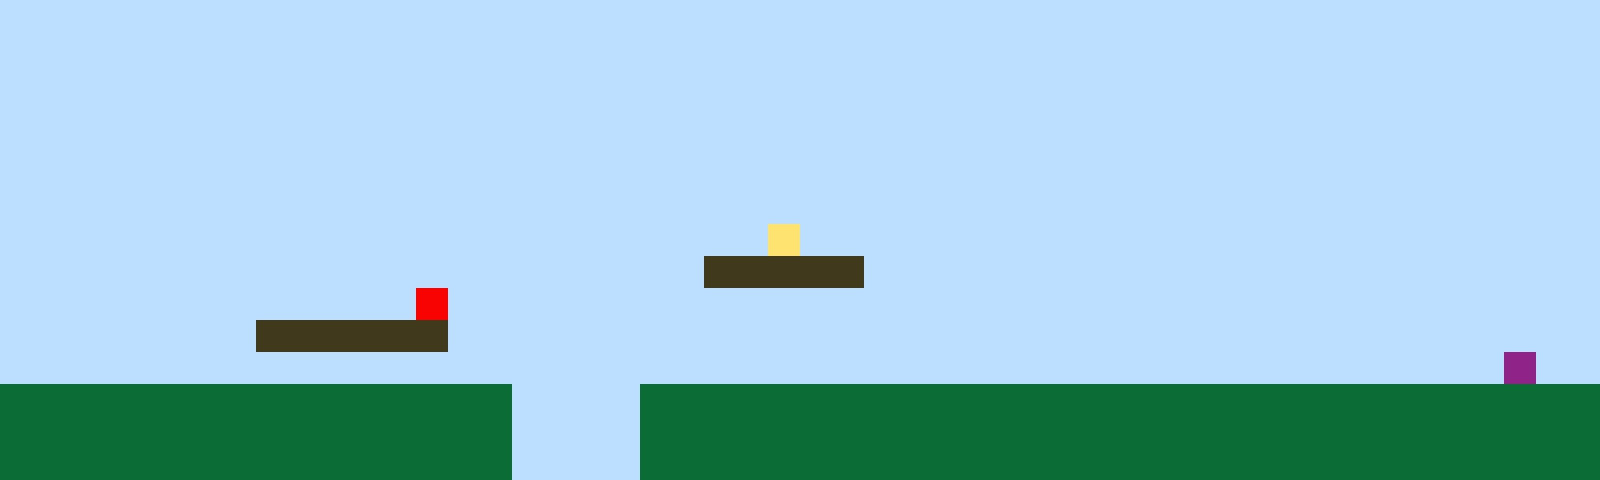

A level layout from a 2D game, rendered from its tile map. Below: a short description, then the map file with its tile-grid data intact:
An orthogonal 50x15 tile map with 32x32 px tiles, 1 tile layer (Tile Layer 1).

<map version="1.10" tiledversion="1.11.2" orientation="orthogonal" renderorder="right-up" width="50" height="15" tilewidth="32" tileheight="32" infinite="0" nextlayerid="2" nextobjectid="1"><editorsettings><export target="map1.csv" format="csv" /></editorsettings><tileset firstgid="1" name="sprites" tilewidth="32" tileheight="32" tilecount="6" columns="3"><image source="sprites.png" width="96" height="64" /></tileset><layer id="1" name="Tile Layer 1" width="50" height="15"><data encoding="csv">1,1,1,1,1,1,1,1,1,1,1,1,1,1,1,1,1,1,1,1,1,1,1,1,1,1,1,1,1,1,1,1,1,1,1,1,1,1,1,1,1,1,1,1,1,1,1,1,1,1,1,1,1,1,1,1,1,1,1,1,1,1,1,1,1,1,1,1,1,1,1,1,1,1,1,1,1,1,1,1,1,1,1,1,1,1,1,1,1,1,1,1,1,1,1,1,1,1,1,1,1,1,1,1,1,1,1,1,1,1,1,1,1,1,1,1,1,1,1,1,1,1,1,1,1,1,1,1,1,1,1,1,1,1,1,1,1,1,1,1,1,1,1,1,1,1,1,1,1,1,1,1,1,1,1,1,1,1,1,1,1,1,1,1,1,1,1,1,1,1,1,1,1,1,1,1,1,1,1,1,1,1,1,1,1,1,1,1,1,1,1,1,1,1,1,1,1,1,1,1,1,1,1,1,1,1,1,1,1,1,1,1,1,1,1,1,1,1,1,1,1,1,1,1,1,1,1,1,1,1,1,1,1,1,1,1,1,1,1,1,1,1,1,1,1,1,1,1,1,1,1,1,1,1,1,1,1,1,1,1,1,1,1,1,1,1,1,1,1,1,1,1,1,1,1,1,1,1,1,1,1,1,1,1,1,1,1,1,1,1,1,1,1,1,1,1,1,1,1,1,1,1,1,1,1,1,1,1,1,1,1,1,1,1,1,1,1,1,1,1,1,1,1,1,1,1,1,1,1,1,1,1,1,1,1,1,1,1,1,1,1,1,1,1,1,1,1,1,1,1,1,1,1,1,1,1,1,1,1,1,1,1,1,1,1,1,1,1,1,1,1,1,1,1,4,1,1,1,1,1,1,1,1,1,1,1,1,1,1,1,1,1,1,1,1,1,1,1,1,1,1,1,1,1,1,1,1,1,1,1,1,1,1,1,1,1,1,1,1,1,1,1,3,3,3,3,3,1,1,1,1,1,1,1,1,1,1,1,1,1,1,1,1,1,1,1,1,1,1,1,1,1,1,1,1,1,1,1,1,1,1,1,1,5,1,1,1,1,1,1,1,1,1,1,1,1,1,1,1,1,1,1,1,1,1,1,1,1,1,1,1,1,1,1,1,1,1,1,1,1,1,1,1,1,1,1,1,1,3,3,3,3,3,3,1,1,1,1,1,1,1,1,1,1,1,1,1,1,1,1,1,1,1,1,1,1,1,1,1,1,1,1,1,1,1,1,1,1,1,1,1,1,1,1,1,1,1,1,1,1,1,1,1,1,1,1,1,1,1,1,1,1,1,1,1,1,1,1,1,1,1,1,1,1,1,1,1,1,1,1,1,1,1,1,1,1,1,6,1,1,2,2,2,2,2,2,2,2,2,2,2,2,2,2,2,2,1,1,1,1,2,2,2,2,2,2,2,2,2,2,2,2,2,2,2,2,2,2,2,2,2,2,2,2,2,2,2,2,2,2,2,2,2,2,2,2,2,2,2,2,2,2,2,2,2,2,1,1,1,1,2,2,2,2,2,2,2,2,2,2,2,2,2,2,2,2,2,2,2,2,2,2,2,2,2,2,2,2,2,2,2,2,2,2,2,2,2,2,2,2,2,2,2,2,2,2,1,1,1,1,2,2,2,2,2,2,2,2,2,2,2,2,2,2,2,2,2,2,2,2,2,2,2,2,2,2,2,2,2,2</data></layer></map>
